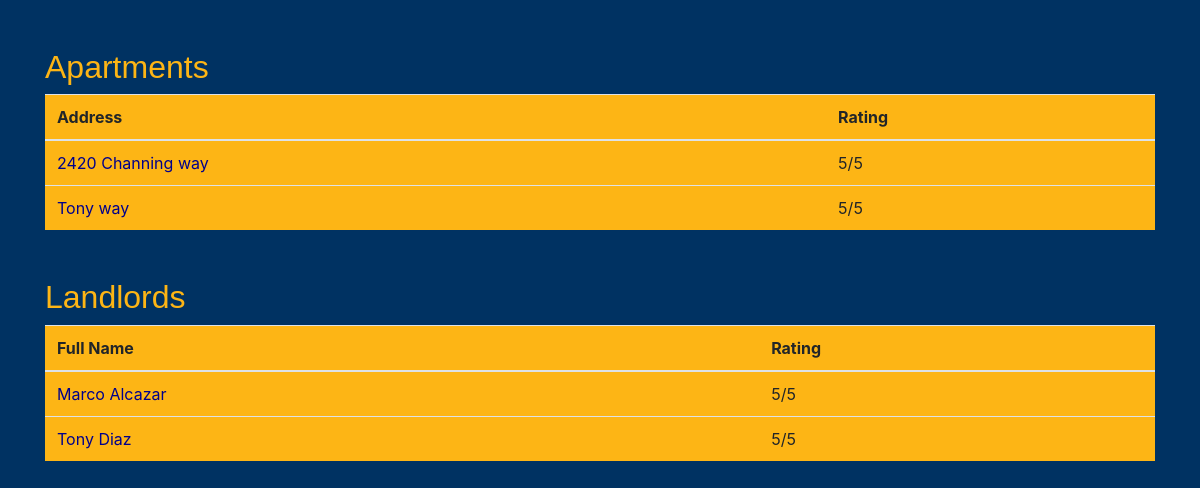
Before: /apartmentss/ with the older database file.
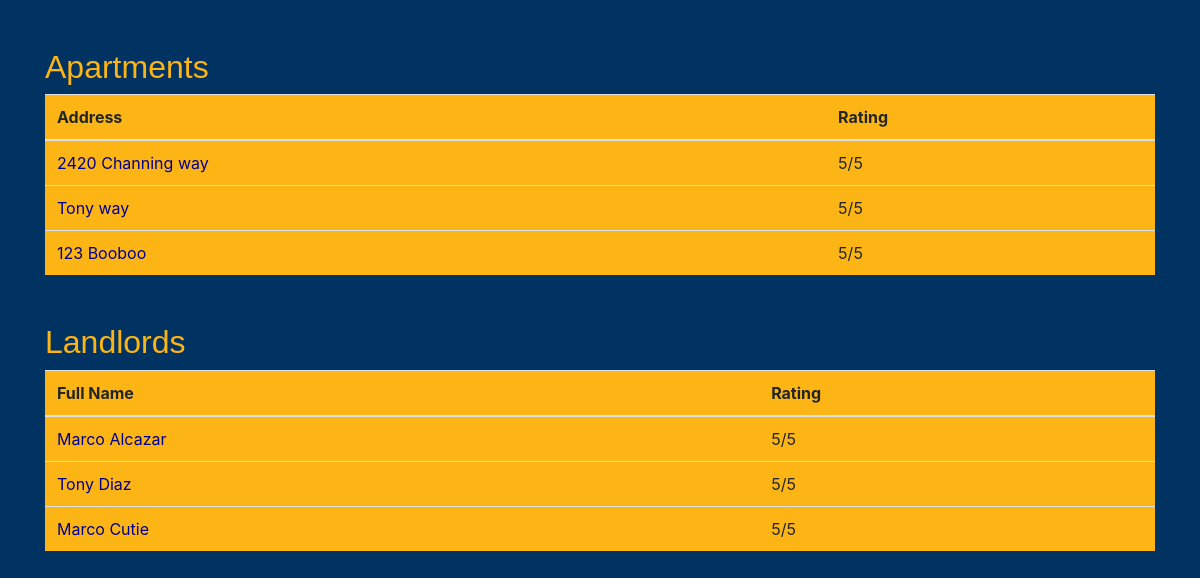
After: the same page with the newer database file.
### myapp/models.py (models this page shows)
class Housing(models.Model):
    Address = models.CharField(max_length=50)
    Description = models.CharField(max_length = 250, default="")
    Rating = models.IntegerField(default = "", validators=[MinValueValidator(1), MaxValueValidator(5)])
    Price = models.IntegerField(default="", validators=[MinValueValidator(500), MaxValueValidator(50000)])
    LandLord = models.CharField(max_length = 200, default = "")

class Landlord(models.Model):
    FullName= models.CharField(max_length = 60, default = "")
    Rating = models.IntegerField(default = "", validators=[MinValueValidator(1), MaxValueValidator(5)])
    Description = models.CharField(max_length = 250, default = "")

### myapp/views.py (the view)
# urls.py: path("apartmentss/", apartmentss.as_view(), name = "apartmentss"),
class apartmentss(ListView):
    template_name = 'myapp/apartmentss.html'
    model = Housing
    context_object_name = 'apartmentss'
    queryset = Housing.objects.all()
    def get_context_data(self, **kwargs):
        context = super().get_context_data(**kwargs)
        context['Landlords'] = Landlord.objects.all()  # Add queryset for landlords to the context
        return context

### myapp/templates/myapp/apartmentss.html (shortened to what this page needs)
<link rel="stylesheet" href="https://maxcdn.bootstrapcdn.com/bootstrap/4.5.2/css/bootstrap.min.css">
<div class="container mt-5">
    <h2 class="custom-heading-color">Apartments</h2>
    <table class="table table-hover custom-table-color">
        <thead>
            <tr>
                <th>Address</th>
                <th>Rating</th>
            </tr>
        </thead>
        <tbody>
            {% for house in apartmentss %}
            <tr>
                <td>
                    <a href="{% url 'show-house' house.id %}" class="custom-link-color">
                        {{ house.Address }}
                    </a>
                </td>
                <td>{{ house.Rating }}/5</td>
            </tr>
            {% endfor %}
        </tbody>
    </table>
</div>
<div class="container mt-5">
    <h2 class="custom-heading-color">Landlords</h2>
    <table class="table table-hover custom-table-color">
        <thead>
            <tr>
                <th>Full Name</th>
                <th>Rating</th>
            </tr>
        </thead>
        <tbody>
            {% for landlord in Landlords %}
            <tr>
                <td>
                    <a href="{% url 'show-landlord' landlord.id %}" class="custom-link-color">
                        {{ landlord.FullName }}
                    </a>
                </td>
                <td>{{ landlord.Rating }}/5</td>
            </tr>
            {% endfor %}
        </tbody>
    </table>
</div>

Changed rows visible on the page:
added Housing: Address "123 Booboo", Rating "5"
added Landlord: FullName "Marco Cutie", Rating "5"
